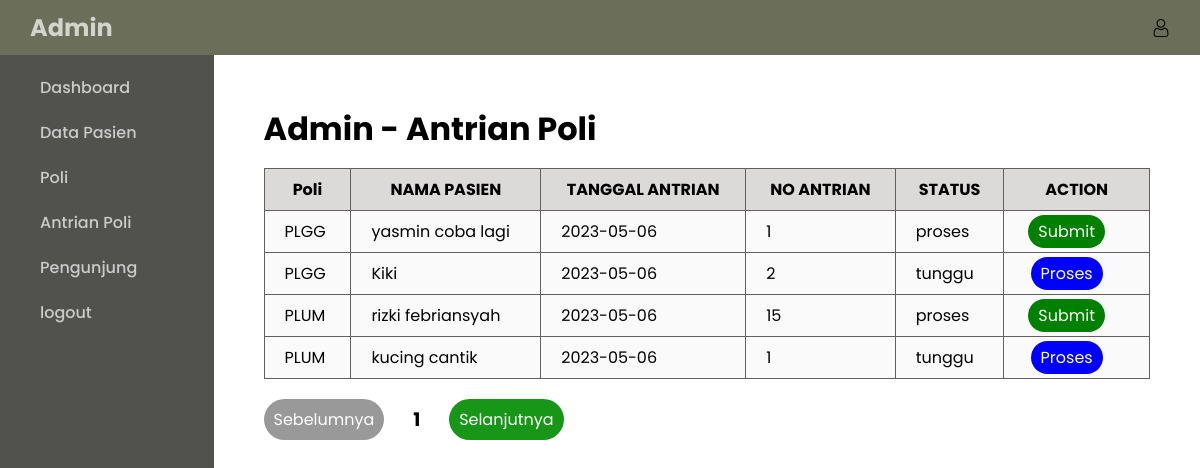
Screenshot of /src/pages/dashboard_admin/?page=antrian-poli with the database file from the repository.
### tables this page shows
CREATE TABLE `antrian` (
  `id_antrian` int(11) NOT NULL,
  `poli` varchar(10) NOT NULL,
  `nik` varchar(18) NOT NULL,
  `no_antrian` varchar(11) NOT NULL,
  `tanggal_antrian` date NOT NULL,
  `status` varchar(10) NOT NULL
);

CREATE TABLE `user` (
  `nik` varchar(18) NOT NULL,
  `nama` varchar(30) NOT NULL,
  `jenis_kelamin` varchar(10) NOT NULL,
  `tanggal_lahir` date NOT NULL,
  `alamat` text NOT NULL,
  `no_telp` varchar(15) NOT NULL,
  `username` varchar(20) NOT NULL,
  `password` varchar(255) NOT NULL,
  `role` varchar(10) NOT NULL
);

### src/components/antrian_poli/index.php (the view, shortened to what this page needs)
<?php
include '../../config/koneksi.php';
$jumlahDataPerHalaman = 10;
$sql = "SELECT COUNT(*) AS jumlah FROM antrian JOIN user ON antrian.nik = user.nik;";
$jumlahData = mysqli_fetch_assoc(mysqli_query($conn, $sql));
$jumlahHalaman = ceil($jumlahData['jumlah'] / $jumlahDataPerHalaman);
$halamanAktif = isset($_GET['halaman']) ? $_GET['halaman'] : 1;
$awalData = ($halamanAktif - 1) * $jumlahDataPerHalaman;
$sql = "SELECT antrian.id_antrian, antrian.poli, user.nama, antrian.tanggal_antrian, antrian.no_antrian, antrian.status
FROM antrian
JOIN user ON antrian.nik = user.nik
GROUP BY user.nama
ORDER BY antrian.tanggal_antrian ASC
LIMIT $awalData, $jumlahDataPerHalaman;
";
$result = mysqli_query($conn, $sql);
?>
<div class="tabel-pasien">
    <h1>Admin - Antrian Poli</h1>
    <table class="table-data-pasien">
        <thead>
            <tr>
                <th>Poli</th>
                <th>NAMA PASIEN</th>
                <th>TANGGAL ANTRIAN</th>
                <th>NO ANTRIAN</th>
                <th>STATUS</th>
                <th>ACTION</th>
            </tr>
        </thead>
        <?php if (mysqli_num_rows($result) > 0) : ?>
            <?php while ($row = mysqli_fetch_assoc($result)) : ?>
                <tr class="body-tabel">
                    <td><?= $row["poli"] ?></td>
                    <td><?= $row["nama"] ?></td>
                    <td><?= $row["tanggal_antrian"] ?></td>
                    <td><?= $row["no_antrian"] ?></td>
                    <td><?= $row["status"] ?></td>
                    <?php if ($row["status"] == 'tunggu') : ?>
                        <td style="text-align:center;"><a style="color: white; margin-right: 20px; padding: 5px 10px; background-color: blue; border-radius: 20px;" href="?page=antrian-poli&id=<?= $row["id_antrian"] ?>">Proses</a></td>
                    <?php else : ?>
                        <td style="text-align:center;"><a style="color: white; margin-right: 20px; padding: 5px 10px; background-color: green; border-radius: 20px;" href="?page=antrian-poli&submit=<?= $row["id_antrian"] ?>">Submit</a></td>
                    <?php endif; ?>
                </tr>
            <?php endwhile; ?>
        <?php else : ?>
            <tr>
                <td colspan="8" style="text-align: center;">Data kosong</td>
            </tr>
        <?php endif; ?>
    </table>
    <div class="pagination">
        <?php if ($halamanAktif > 1) : ?>
            <a class="sebelumnya" href="?page=antrian-poli&halaman=<?= $halamanAktif - 1 ?>">Sebelumnya</a>
        <?php else : ?>
            <span class="sebelumnya">Sebelumnya</span>
        <?php endif; ?>
        <h3><?= $halamanAktif ?></h3>
        <?php if ($halamanAktif < $jumlahHalaman) : ?>
            <a class="selanjutnya" href="?page=antrian-poli&halaman=<?= $halamanAktif + 1 ?>">Selanjutnya</a>
        <?php else : ?>
            <span class="selanjutnya">Selanjutnya</span>
        <?php endif; ?>
    </div>
</div>

### src/pages/dashboard_admin/dashboard_admin.css (style rules this page uses)
* { margin: 0; padding: 0; font-family: 'Poppins', sans-serif; }
.navbar nav h1, a { color: rgba(255, 255, 255, 0.7); text-decoration: none; }
.main-content .home .card-poli .card-antrian h1, .tabel-pasien h1 { margin-bottom: 15px; }
.table-data-pasien { border-collapse: collapse; width: 100%; }
.table-data-pasien, th, td { border: 1px solid #635f5f; padding: 8px 20px; }
.table-data-pasien thead { background-color: rgba(207, 203, 203, 0.72); }
.table-data-pasien .body-tabel { background-color: rgba(249, 249, 249, 0.72); }
.table-data-pasien { margin-bottom: 20px; }
.pagination { width: 300px; display: flex; justify-content: space-between; align-items: center; }
.tabel-pasien .pagination .sebelumnya, .selanjutnya { padding: 8px 10px; background-color: #999; box-sizing: border-box; color: #ffffff; border-radius: 40px; }
.pagination .selanjutnya { background-color: rgb(23, 150, 23); }
.pagination span { cursor: not-allowed; }

### rows the page displays
antrian: poli "PLGG", nik.nama "yasmin coba lagi", tanggal_antrian "2023-05-06", no_antrian "1", status "proses"
antrian: poli "PLGG", nik.nama "Kiki", tanggal_antrian "2023-05-06", no_antrian "2", status "tunggu"
antrian: poli "PLUM", nik.nama "rizki febriansyah", tanggal_antrian "2023-05-06", no_antrian "15", status "proses"
antrian: poli "PLUM", nik.nama "kucing cantik", tanggal_antrian "2023-05-06", no_antrian "1", status "tunggu"

### other values shown
$halamanAktif "1"
